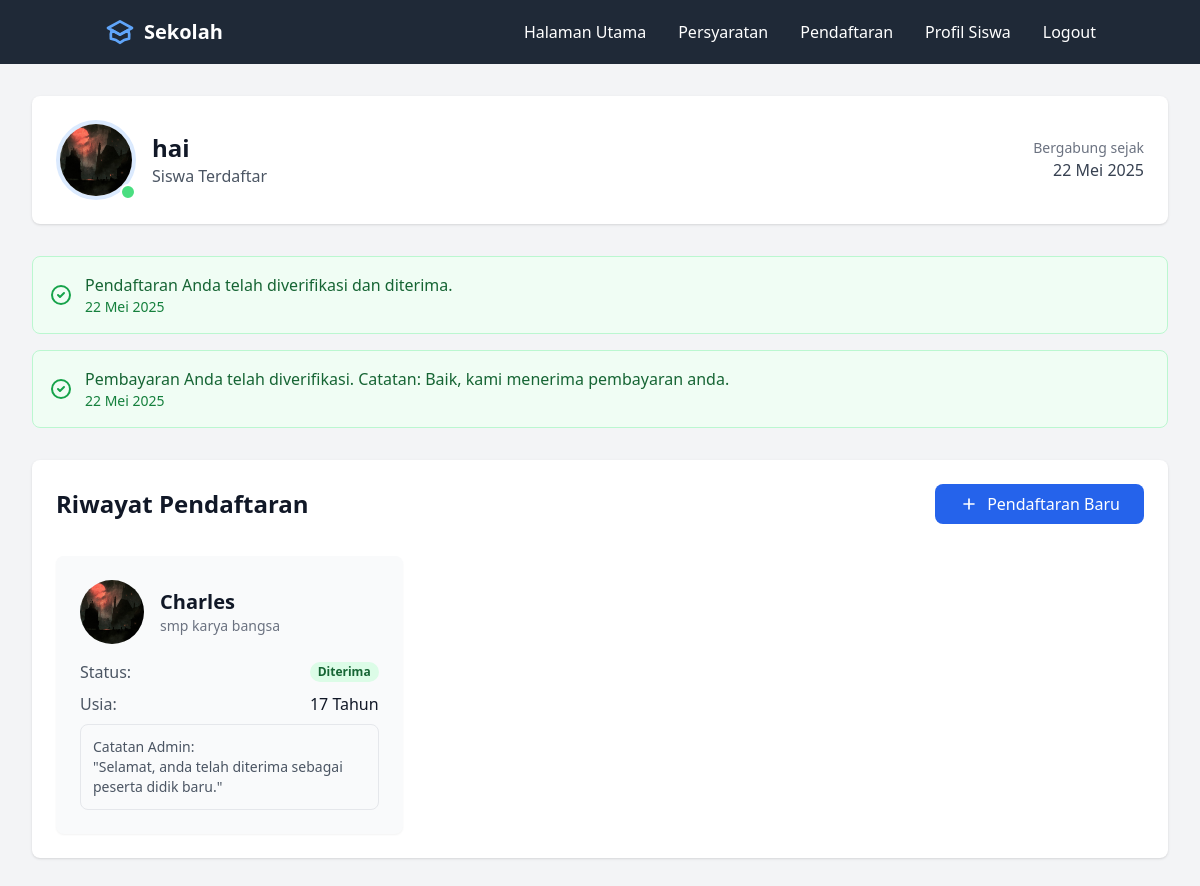
Screenshot of /form/student/dashboard (signed in) with the database file from the repository.
### app/models.py (models this page shows, shortened)
class Form(db.Model):
    id = db.Column(db.Integer, primary_key=True)
    user_id = db.Column(db.Integer, db.ForeignKey('user.id'), nullable=False)
    student_name = db.Column(db.String(100), nullable=False)
    student_age = db.Column(db.Integer, nullable=False)
    student_email = db.Column(db.String(120), nullable=False)
    school_name = db.Column(db.String(100), nullable=False)
    image_path = db.Column(db.String(255), nullable=False)
    document_path = db.Column(db.String(255), nullable=False)
    status = db.Column(db.String(20), nullable=False, default='pending')
    verified_by = db.Column(db.Integer, db.ForeignKey('user.id'), nullable=True)
    verification_date = db.Column(db.DateTime, nullable=True)
    verification_note = db.Column(db.Text, nullable=True)
    is_verified = db.Column(db.Boolean, default=False)
    timestamp = db.Column(db.DateTime, default=datetime.utcnow)
    payment_status = db.Column(db.String(20), default='pending', nullable=False)
    payment_proof = db.Column(db.String(255), nullable=True)
    payment_uploaded_at = db.Column(db.DateTime, default=datetime.utcnow)
    payment_verified_at = db.Column(db.DateTime, nullable=True)
    payment_verified_by = db.Column(db.Integer, db.ForeignKey('user.id'), nullable=True)
    payment_note = db.Column(db.Text, nullable=True)
    religion = db.Column(db.String(50), nullable=False)
    study_program = db.Column(db.String(50), nullable=False)
    payment_verifier = db.relationship('User',
        foreign_keys=[payment_verified_by],
        backref='verified_payments'
    )

class User(UserMixin, db.Model):
    id = db.Column(db.Integer, primary_key=True)
    username = db.Column(db.String(100), unique=True, nullable=False)
    password = db.Column(db.String(256), nullable=False)
    role = db.Column(db.String(20), nullable=False, default=UserRole.STUDENT.value)
    created_at = db.Column(db.DateTime, default=datetime.utcnow)
    email = db.Column(db.String(120), unique=True, nullable=True)
    submitted_forms = db.relationship('Form',
        backref='submitter',
        foreign_keys='Form.user_id',
        lazy=True
    )
    verified_forms = db.relationship('Form',
        backref='verifier',
        foreign_keys='Form.verified_by',
        lazy=True
    )
    notifications = db.relationship('Notification',
        backref='user',
        lazy=True,
        cascade='all, delete-orphan'
    )

class Notification(db.Model):
    id = db.Column(db.Integer, primary_key=True)
    user_id = db.Column(db.Integer, db.ForeignKey('user.id'), nullable=False)
    form_id = db.Column(db.Integer, db.ForeignKey('form.id'), nullable=True)
    message = db.Column(db.String(255), nullable=False)
    timestamp = db.Column(db.DateTime, default=datetime.utcnow)
    read = db.Column(db.Boolean, default=False)

### app/routes/form.py (the view)
@form_bp.route('/student/dashboard')
@login_required
def student_dashboard():
    user_forms = Form.query.filter_by(user_id=current_user.id).order_by(Form.id.desc()).all()
    notifications = Notification.query.filter_by(
        user_id=current_user.id
    ).order_by(Notification.timestamp.desc()).limit(5).all()
    for notification in notifications:
        if not notification.read:
            notification.read = True
    db.session.commit()
    return render_template('parts/studentdashboard.html',
                         user_forms=user_forms,
                         notifications=notifications)

### app/utils/filters.py (called while the page is built)
def format_indonesian_date(date):
    if not date:
        return '-'
    MONTHS_IN_INDONESIAN = {
        'January': 'Januari',
        'February': 'Februari',
        'March': 'Maret',
        'April': 'April',
        'May': 'Mei',
        'June': 'Juni',
        'July': 'Juli',
        'August': 'Agustus',
        'September': 'September',
        'October': 'Oktober',
        'November': 'November',
        'December': 'Desember'
    }
    english_date = date.strftime('%d %B %Y')
    for eng, ind in MONTHS_IN_INDONESIAN.items():
        if eng in english_date:
            return english_date.replace(eng, ind)
    return english_date

### app/templates/parts/studentdashboard.html
{% extends "base1.html" %}
{% block content %}
<div class="min-h-screen bg-gray-100 p-8">
    <div class="max-w-7xl mx-auto">
        <div class="bg-white rounded-lg shadow p-6 mb-8">
            <div class="flex items-center justify-between">
                <div class="flex items-center space-x-4">
                    <div class="relative">
                        <img class="h-20 w-20 rounded-full object-cover border-4 border-blue-100"
                             src="{{ url_for('static', filename='uploads/student_images/' + latest_form.image_path) if latest_form else url_for('static', filename='default-profile.jpg') }}"
                             alt="Profile photo">
                        <span class="absolute bottom-0 right-0 w-4 h-4 bg-green-400 rounded-full border-2 border-white"></span>
                    </div>
                    <div>
                        <h1 class="text-2xl font-bold text-gray-900">{{ current_user.username }}</h1>
                        <p class="text-gray-600">Siswa Terdaftar</p>
                    </div>
                </div>
                <div class="text-right">
                    <p class="text-sm text-gray-500">Bergabung sejak</p>
                    <p class="font-medium text-gray-700">{{ current_user.created_at|indonesian_date }}</p>
                </div>
            </div>
        </div>
        {% if notifications %}
        <div class="mb-8 space-y-4">
            {% for notification in notifications %}
            <div class="p-4 bg-green-50 rounded-lg border border-green-200 flex items-center">
                <svg class="h-6 w-6 text-green-600 mr-3" fill="none" stroke="currentColor" viewBox="0 0 24 24">
                    <path stroke-linecap="round" stroke-linejoin="round" stroke-width="2" d="M9 12l2 2 4-4m6 2a9 9 0 11-18 0 9 9 0 0118 0z"></path>
                </svg>
                <div>
                    <p class="text-green-800 font-medium">{{ notification.message }}</p>
                    <p class="text-green-700 text-sm">{{ notification.timestamp|indonesian_date }}</p>
                </div>
            </div>
            {% endfor %}
        </div>
        {% endif %}
        <div class="bg-white rounded-lg shadow p-6">
            <div class="flex justify-between items-center mb-8">
                <h2 class="text-2xl font-bold text-gray-900">Riwayat Pendaftaran</h2>
                <a href="{{ url_for('form_bp.pendaftaran') }}"
                   class="bg-blue-600 hover:bg-blue-700 text-white px-6 py-2 rounded-lg flex items-center">
                    <svg class="w-5 h-5 mr-2" fill="none" stroke="currentColor" viewBox="0 0 24 24">
                        <path stroke-linecap="round" stroke-linejoin="round" stroke-width="2" d="M12 6v6m0 0v6m0-6h6m-6 0H6"></path>
                    </svg>
                    Pendaftaran Baru
                </a>
            </div>
            <div class="grid grid-cols-1 md:grid-cols-2 lg:grid-cols-3 gap-6">
                {% for form in user_forms %}
                <div class="bg-gray-50 rounded-lg shadow-sm p-6 hover:shadow-md transition-shadow">
                    <div class="flex items-center mb-4">
                        <img class="h-16 w-16 rounded-full object-cover mr-4"
                             src="{{ url_for('static', filename='uploads/student_images/' + form.image_path) }}"
                             alt="Student photo">
                        <div>
                            <h2 class="text-xl font-bold text-gray-900">{{ form.student_name }}</h2>
                            <p class="text-sm text-gray-500">{{ form.school_name }}</p>
                        </div>
                    </div>
                    <div class="space-y-2">
                        <div class="flex justify-between items-center">
                        <span class="text-gray-600">Status:</span>
                        <span class="px-2 inline-flex text-xs leading-5 font-semibold rounded-full
                            {% if form.status == 'approved' %}bg-green-100 text-green-800
                            {% elif form.status == 'rejected' %}bg-red-100 text-red-800
                            {% else %}bg-yellow-100 text-yellow-800{% endif %}">
                            {% if form.status == 'approved' %}
                                Diterima
                            {% elif form.status == 'rejected' %}
                                Ditolak
                            {% else %}
                                Menunggu Verifikasi
                            {% endif %}
                        </span>
                    </div>
                        <div class="flex justify-between">
                            <span class="text-gray-600">Usia:</span>
                            <span class="text-gray-900">{{ form.student_age }} Tahun</span>
                        </div>
                        {% if form.verification_note %}
                        <div class="mt-4 p-3 bg-gray-50 rounded-lg border border-gray-200">
                            <p class="text-sm text-gray-600">
                                <span class="font-medium">Catatan Admin:</span><br>
                                "{{ form.verification_note }}"
                            </p>
                        </div>
                        {% endif %}
                    </div>
                </div>
                {% else %}
                <div class="col-span-full text-center py-12">
                    <p class="text-gray-500">Belum ada riwayat pendaftaran</p>
                </div>
                {% endfor %}
            </div>
        </div>
    </div>
</div>
{% endblock %}

### rows the page displays
Form: image_path (picture), student_name "Charles", school_name "smp karya bangsa", status "Diterima", student_age "17", verification_note "Selamat, anda telah diterima sebagai peserta didik baru."
User: username "hai", created_at|indonesian_date "22 Mei 2025"
Notification: message "Pendaftaran Anda telah diverifikasi dan diterima.", timestamp|indonesian_date "22 Mei 2025"
Notification: message "Pembayaran Anda telah diverifikasi. Catatan: Baik, kami menerima pembayaran anda.", timestamp|indonesian_date "22 Mei 2025"
